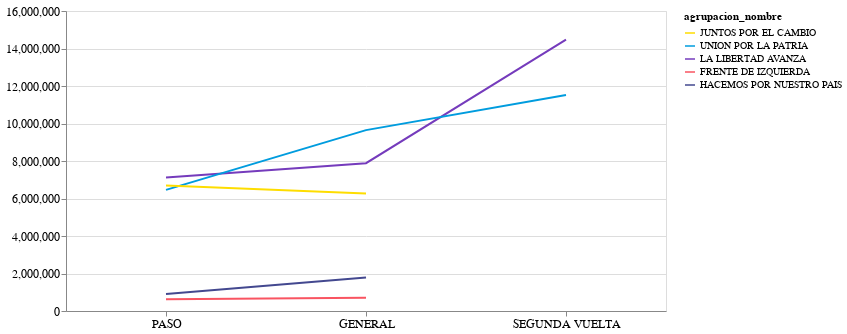

The cell this chart's notebook holds for it:
### Code cell
# Comparando las 3 elecciones, ¿cuantos votos recibieron  los partidos más relevantes?

datos = duckdb.sql("""
    SELECT eleccion_tipo, agrupacion_nombre, sum(votos_cantidad) as votos
    FROM read_parquet('ResultadosElectorales_*.parquet') 
    WHERE agrupacion_nombre IN ('LA LIBERTAD AVANZA', 'JUNTOS POR EL CAMBIO','UNION POR LA PATRIA','HACEMOS POR NUESTRO PAIS','FRENTE DE IZQUIERDA Y DE TRABAJADORES - UNIDAD')  
      AND agrupacion_nombre IS NOT NULL AND cargo_id = 1
    GROUP BY eleccion_tipo, agrupacion_nombre
    ORDER BY 
    votos DESC
""").df()

datos['agrupacion_nombre'] = datos['agrupacion_nombre'].replace({'FRENTE DE IZQUIERDA Y DE TRABAJADORES - UNIDAD': 'FRENTE DE IZQUIERDA'})

colors_dict = {
    "JUNTOS POR EL CAMBIO": "#fedd00",
    "UNION POR LA PATRIA": "#009cde",
    "LA LIBERTAD AVANZA": "#753bbc",
    "FRENTE DE IZQUIERDA": "#f95461",
    "HACEMOS POR NUESTRO PAIS": "#43488f"
}

orden_personalizado = ['PASO', 'GENERAL', 'SEGUNDA VUELTA']

# Crea el gráfico de líneas utilizando Altair con colores personalizados y orden personalizado en el eje X
chart = alt.Chart(datos).mark_line().encode(
    x=alt.X('eleccion_tipo:N', title=None, sort=orden_personalizado),  # 'N' indica que la variable es nominal (categórica sin orden)
    y=alt.Y('votos:Q', title=None),  # 'Q' indica que la variable es cuantitativa (numérica)
    color=alt.Color('agrupacion_nombre:N', scale=alt.Scale(domain=list(colors_dict.keys()), range=list(colors_dict.values()))),  # Asigna colores según el diccionario
).properties(width=600)  # Ajusta el ancho del gráfico según tus necesidades

# Configura el eje X e Y para que no tenga título y rote las etiquetas del eje X
chart = chart.configure_axis(
    labelFontSize=12,
    titleFontSize=12,
    labelAngle=0  # Ajusta el ángulo de las etiquetas del eje X
)

chart

### Figure 1 — Vega-Lite specification as saved in the notebook (floating-point values rounded to 4 significant figures)
{"config": {"view": {"continuousWidth": 300, "continuousHeight": 300}, "axis": {"labelAngle": 0, "labelFontSize": 12, "titleFontSize": 12}}, "data": {"name": "data-750a3ca444bb110f40570622b92d5e58"}, "mark": {"type": "line"}, "encoding": {"color": {"field": "agrupacion_nombre", "scale": {"domain": ["JUNTOS POR EL CAMBIO", "UNION POR LA PATRIA", "LA LIBERTAD AVANZA", "FRENTE DE IZQUIERDA", "HACEMOS POR NUESTRO PAIS"], "range": ["#fedd00", "#009cde", "#753bbc", "#f95461", "#43488f"]}, "type": "nominal"}, "x": {"field": "eleccion_tipo", "sort": ["PASO", "GENERAL", "SEGUNDA VUELTA"], "title": null, "type": "nominal"}, "y": {"field": "votos", "title": null, "type": "quantitative"}}, "width": 600, "$schema": "https://vega.github.io/schema/vega-lite/v5.15.1.json", "datasets": {"data-750a3ca444bb110f40570622b92d5e58": [{"eleccion_tipo": "SEGUNDA VUELTA", "agrupacion_nombre": "LA LIBERTAD AVANZA", "votos": 14480000.0}, {"eleccion_tipo": "SEGUNDA VUELTA", "agrupacion_nombre": "UNION POR LA PATRIA", "votos": 11520000.0}, {"eleccion_tipo": "GENERAL", "agrupacion_nombre": "UNION POR LA PATRIA", "votos": 9646000.0}, {"eleccion_tipo": "GENERAL", "agrupacion_nombre": "LA LIBERTAD AVANZA", "votos": 7884000.0}, {"eleccion_tipo": "PASO", "agrupacion_nombre": "LA LIBERTAD AVANZA", "votos": 7116000.0}, {"eleccion_tipo": "PASO", "agrupacion_nombre": "JUNTOS POR EL CAMBIO", "votos": 6698000.0}, {"eleccion_tipo": "PASO", "agrupacion_nombre": "UNION POR LA PATRIA", "votos": 6461000.0}, {"eleccion_tipo": "GENERAL", "agrupacion_nombre": "JUNTOS POR EL CAMBIO", "votos": 6267000.0}, {"eleccion_tipo": "GENERAL", "agrupacion_nombre": "HACEMOS POR NUESTRO PAIS", "votos": 1784000.0}, {"eleccion_tipo": "PASO", "agrupacion_nombre": "HACEMOS POR NUESTRO PAIS", "votos": 907400.0}, {"eleccion_tipo": "GENERAL", "agrupacion_nombre": "FRENTE DE IZQUIERDA", "votos": 709900.0}, {"eleccion_tipo": "PASO", "agrupacion_nombre": "FRENTE DE IZQUIERDA", "votos": 628900.0}]}}
